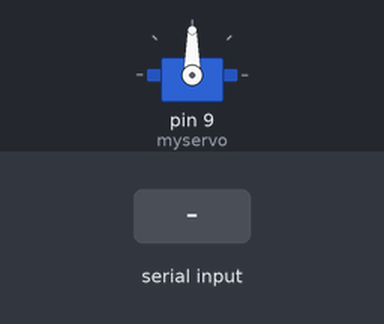
The sketch below on a simulated Arduino Uno, built with avr-gcc and run on an emulated ATmega328P. Shown: servo. Inputs (shaded band) come from the test bench.

Above: at 1.2 s.
1.3 s: "right.@" received over Serial
At 2.2 s:
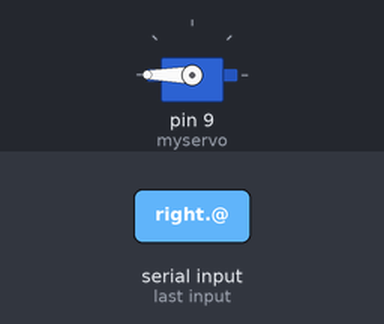
2.8 s: "left.@" received over Serial
At 3.3 s:
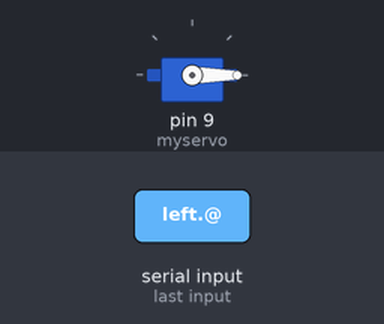
4.3 s: "Right.@" received over Serial
At 5.5 s:
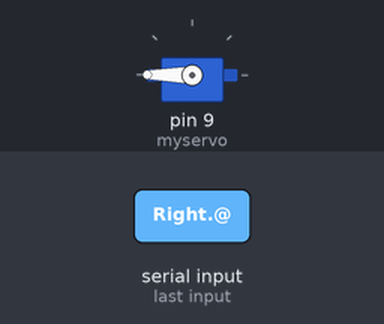
5.8 s: "Left.@" received over Serial
At 6.8 s:
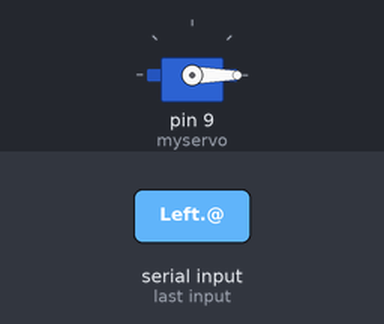
Timing chart, 0 to 8.3 s (numbered marks = the images above; inputs shaded):
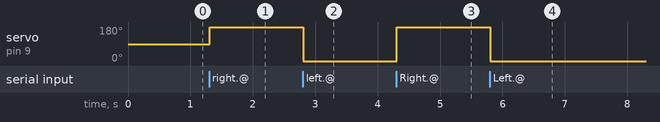

Measured:
- after the input at 1.3 s, servo on pin 9 (myservo): 90° → 180° at once
- after the input at 2.8 s, servo on pin 9 (myservo): 180° → 0° at once
- after the input at 4.3 s, servo on pin 9 (myservo): 0° → 180° at once
- after the input at 5.8 s, servo on pin 9 (myservo): 180° → 0° at once

The sketch:

control_arm.ino
```cpp
#include <Servo.h>

Servo myservo;
double pos = 0;

void setup() {
 Serial.begin(9600);
 myservo.attach(9);

}

void loop() {
 String computerText = Serial.readStringUntil('@');
  computerText.trim();
  if (computerText.length() == 0) {
    return;
  }

  String command = getValue(computerText, ' ',0);

    if (command == "right." || command == "رايت." || command == "Right." || command == "يمين." || command == "رايت" || command == "Right" || command == "يمين" || command == "right") {
      myservo.write(pos += 180);
    }
    if (command == "left." || command == "Left." || command == "لفت." || command == "يسار." || command == "Left" || command == "لفت" || command == "يسار" || command == "left") {
      myservo.write(pos -= 180);
    }
  delay(1000);
}


String getValue(String data, char separator, int index){
  int found = 0;
  int strIndex[] = {0, -1};
  int maxIndex = data.length()-1;

  for(int i=0; i<=maxIndex && found<=index; i++){
    if(data.charAt(i)==separator || i==maxIndex){
        found++;
        strIndex[0] = strIndex[1]+1;
        strIndex[1] = (i == maxIndex) ? i+1 : i;
    }
  }

  return found>index ? data.substring(strIndex[0], strIndex[1]) : "";
}
```
